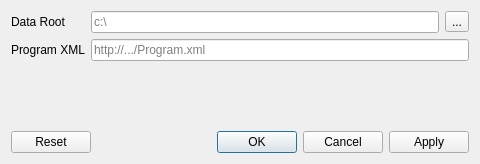
<?xml version="1.0" encoding="UTF-8"?>
<ui version="4.0">
 <class>Dialog</class>
 <widget class="QDialog" name="Dialog">
  <property name="geometry">
   <rect>
    <x>0</x>
    <y>0</y>
    <width>480</width>
    <height>164</height>
   </rect>
  </property>
  <property name="windowTitle">
   <string>Dialog</string>
  </property>
  <layout class="QVBoxLayout" name="verticalLayout">
   <item>
    <layout class="QFormLayout" name="formLayout">
     <item row="1" column="0">
      <widget class="QLabel" name="label">
       <property name="text">
        <string>Data Root</string>
       </property>
      </widget>
     </item>
     <item row="1" column="1">
      <layout class="QHBoxLayout" name="horizontalLayout">
       <item>
        <widget class="QLineEdit" name="txtDataRoot">
         <property name="placeholderText">
          <string>c:\</string>
         </property>
        </widget>
       </item>
       <item>
        <widget class="QToolButton" name="btnDataRootBrowse">
         <property name="text">
          <string>...</string>
         </property>
        </widget>
       </item>
      </layout>
     </item>
     <item row="2" column="0">
      <widget class="QLabel" name="label_2">
       <property name="text">
        <string>Program XML</string>
       </property>
      </widget>
     </item>
     <item row="2" column="1">
      <widget class="QLineEdit" name="txtProgramXMLUrl">
       <property name="placeholderText">
        <string>http://.../Program.xml</string>
       </property>
      </widget>
     </item>
    </layout>
   </item>
   <item>
    <widget class="QDialogButtonBox" name="buttonBox">
     <property name="orientation">
      <enum>Qt::Horizontal</enum>
     </property>
     <property name="standardButtons">
      <set>QDialogButtonBox::Apply|QDialogButtonBox::Cancel|QDialogButtonBox::Ok|QDialogButtonBox::Reset</set>
     </property>
    </widget>
   </item>
  </layout>
 </widget>
 <resources/>
 <connections>
  <connection>
   <sender>buttonBox</sender>
   <signal>accepted()</signal>
   <receiver>Dialog</receiver>
   <slot>accept()</slot>
   <hints>
    <hint type="sourcelabel">
     <x>248</x>
     <y>254</y>
    </hint>
    <hint type="destinationlabel">
     <x>157</x>
     <y>274</y>
    </hint>
   </hints>
  </connection>
  <connection>
   <sender>buttonBox</sender>
   <signal>rejected()</signal>
   <receiver>Dialog</receiver>
   <slot>reject()</slot>
   <hints>
    <hint type="sourcelabel">
     <x>316</x>
     <y>260</y>
    </hint>
    <hint type="destinationlabel">
     <x>286</x>
     <y>274</y>
    </hint>
   </hints>
  </connection>
 </connections>
</ui>
